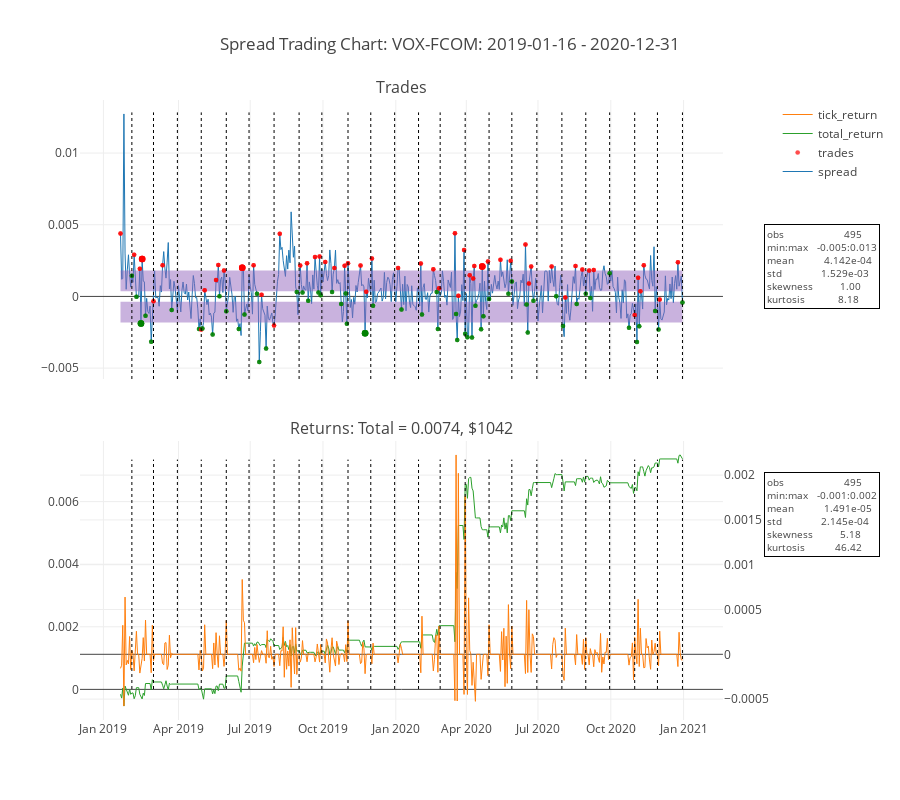

Source (notebook cell):
### Markdown cell above
#### Parameters
* Capital of $140,935
* Rolling 15-day average for the spreads
* `open_threshold` of 0.00181 - 80th percentile of absolute returns
* `close_threshold` of 0.00037 - 20th percentile of absolute returns

#### Results
* Resulted in a loss of 0.0071, $1,005
* Most of the profit was generated in a small number of trades in March of 2020

### Code cell
strategy_params = dict(
    pair=pairs[1],
    window=15,
    open_threshold=0.00181,
    close_threshold=0.00037,
    run=True,
    transact_cost_per_share = 0.01,
    closed_positions = [],
)
strategy_params["df_ticks"] = utils.get_ticks(strategy_params["pair"], df_data, strategy_params["window"])

strategy = utils.Strategy(**strategy_params)
strategy.plot()

### Figure 1 — Plotly figure (JSON) as saved in the notebook; plotly's stock layout.template omitted (floating-point values rounded to 4 significant figures; data arrays with more than 128 entries replaced by an {"elided": "..."} marker saying what was removed)
{"data": [{"line": {"width": 1}, "name": "spread", "type": "scatter", "x": {"elided": "495 str values"}, "xaxis": "x", "y": {"elided": "495 float values"}, "yaxis": "y"}, {"hoverinfo": "skip", "line": {"width": 0}, "name": "close_threshold", "showlegend": false, "type": "scatter", "x": {"elided": "495 str values"}, "xaxis": "x", "y": {"elided": "495 float values"}, "yaxis": "y"}, {"fill": "tonexty", "hoverinfo": "skip", "line": {"color": "#9467BD", "width": 0}, "name": "open_threshold", "showlegend": false, "type": "scatter", "x": {"elided": "495 str values"}, "xaxis": "x", "y": {"elided": "495 float values"}, "yaxis": "y"}, {"hoverinfo": "skip", "line": {"width": 0}, "name": "close_threshold", "showlegend": false, "type": "scatter", "x": {"elided": "495 str values"}, "xaxis": "x", "y": {"elided": "495 float values"}, "yaxis": "y"}, {"fill": "tonexty", "hoverinfo": "skip", "line": {"color": "#9467BD", "width": 0}, "name": "open_threshold", "showlegend": false, "type": "scatter", "x": {"elided": "495 str values"}, "xaxis": "x", "y": {"elided": "495 float values"}, "yaxis": "y"}, {"hovertemplate": "%{text}", "marker": {"color": {"elided": "236 str values"}, "line": {"width": 0}, "size": {"elided": "236 float values"}}, "mode": "markers", "name": "trades", "text": {"elided": "236 str values"}, "type": "scatter", "x": {"elided": "236 str values"}, "xaxis": "x", "y": {"elided": "236 float values"}, "yaxis": "y"}, {"line": {"color": "#2CA02C", "width": 1}, "name": "total_return", "type": "scatter", "x": {"elided": "495 str values"}, "xaxis": "x2", "y": {"elided": "495 float values"}, "yaxis": "y3"}, {"line": {"color": "#FF7F0E", "width": 1}, "name": "tick_return", "type": "scatter", "x": {"elided": "495 str values"}, "xaxis": "x2", "y": {"elided": "495 float values"}, "yaxis": "y4"}], "layout": {"annotations": [{"font": {"size": 16}, "showarrow": false, "text": "Trades", "x": 0.47, "xanchor": "center", "xref": "paper", "y": 1, "yanchor": "bottom", "yref": "paper"}, {"font": {"size": 16}, "showarrow": false, "text": "Returns: Total = 0.0074, $1042", "x": 0.47, "xanchor": "center", "xref": "paper", "y": 0.45, "yanchor": "bottom", "yref": "paper"}, {"align": "left", "bgcolor": "white", "bordercolor": "black", "borderpad": 2, "borderwidth": 1, "font": {"size": 10}, "showarrow": false, "text": "obs                    495<br>min:max   -0.001:0.002<br>mean          1.491e-05<br>std             2.145e-04<br>skewness         5.18<br>kurtosis          46.42", "x": 1, "xanchor": "left", "xref": "paper", "y": 0.4, "yanchor": "top", "yref": "paper"}, {"align": "left", "bgcolor": "white", "bordercolor": "black", "borderpad": 2, "borderwidth": 1, "font": {"size": 10}, "showarrow": false, "text": "obs                    495<br>min:max   -0.005:0.013<br>mean          4.142e-04<br>std             1.529e-03<br>skewness         1.00<br>kurtosis           8.18", "x": 1, "xanchor": "left", "xref": "paper", "y": 0.8, "yanchor": "top", "yref": "paper"}], "autosize": true, "height": 800, "hoverlabel": {"font": {"family": "Courier New, monospace"}}, "shapes": [{"line": {"dash": "dot", "width": 1}, "type": "line", "x0": "2019-01-31", "x1": "2019-01-31", "xref": "x", "y0": 0.55, "y1": 0.98, "yref": "paper"}, {"line": {"dash": "dot", "width": 1}, "type": "line", "x0": "2019-01-31", "x1": "2019-01-31", "xref": "x", "y0": 0.05, "y1": 0.42, "yref": "paper"}, {"line": {"dash": "dot", "width": 1}, "type": "line", "x0": "2019-02-28", "x1": "2019-02-28", "xref": "x", "y0": 0.55, "y1": 0.98, "yref": "paper"}, {"line": {"dash": "dot", "width": 1}, "type": "line", "x0": "2019-02-28", "x1": "2019-02-28", "xref": "x", "y0": 0.05, "y1": 0.42, "yref": "paper"}, {"line": {"dash": "dot", "width": 1}, "type": "line", "x0": "2019-03-29", "x1": "2019-03-29", "xref": "x", "y0": 0.55, "y1": 0.98, "yref": "paper"}, {"line": {"dash": "dot", "width": 1}, "type": "line", "x0": "2019-03-29", "x1": "2019-03-29", "xref": "x", "y0": 0.05, "y1": 0.42, "yref": "paper"}, {"line": {"dash": "dot", "width": 1}, "type": "line", "x0": "2019-04-30", "x1": "2019-04-30", "xref": "x", "y0": 0.55, "y1": 0.98, "yref": "paper"}, {"line": {"dash": "dot", "width": 1}, "type": "line", "x0": "2019-04-30", "x1": "2019-04-30", "xref": "x", "y0": 0.05, "y1": 0.42, "yref": "paper"}, {"line": {"dash": "dot", "width": 1}, "type": "line", "x0": "2019-05-31", "x1": "2019-05-31", "xref": "x", "y0": 0.55, "y1": 0.98, "yref": "paper"}, {"line": {"dash": "dot", "width": 1}, "type": "line", "x0": "2019-05-31", "x1": "2019-05-31", "xref": "x", "y0": 0.05, "y1": 0.42, "yref": "paper"}, {"line": {"dash": "dot", "width": 1}, "type": "line", "x0": "2019-06-28", "x1": "2019-06-28", "xref": "x", "y0": 0.55, "y1": 0.98, "yref": "paper"}, {"line": {"dash": "dot", "width": 1}, "type": "line", "x0": "2019-06-28", "x1": "2019-06-28", "xref": "x", "y0": 0.05, "y1": 0.42, "yref": "paper"}, {"line": {"dash": "dot", "width": 1}, "type": "line", "x0": "2019-07-31", "x1": "2019-07-31", "xref": "x", "y0": 0.55, "y1": 0.98, "yref": "paper"}, {"line": {"dash": "dot", "width": 1}, "type": "line", "x0": "2019-07-31", "x1": "2019-07-31", "xref": "x", "y0": 0.05, "y1": 0.42, "yref": "paper"}, {"line": {"dash": "dot", "width": 1}, "type": "line", "x0": "2019-08-30", "x1": "2019-08-30", "xref": "x", "y0": 0.55, "y1": 0.98, "yref": "paper"}, {"line": {"dash": "dot", "width": 1}, "type": "line", "x0": "2019-08-30", "x1": "2019-08-30", "xref": "x", "y0": 0.05, "y1": 0.42, "yref": "paper"}, {"line": {"dash": "dot", "width": 1}, "type": "line", "x0": "2019-09-30", "x1": "2019-09-30", "xref": "x", "y0": 0.55, "y1": 0.98, "yref": "paper"}, {"line": {"dash": "dot", "width": 1}, "type": "line", "x0": "2019-09-30", "x1": "2019-09-30", "xref": "x", "y0": 0.05, "y1": 0.42, "yref": "paper"}, {"line": {"dash": "dot", "width": 1}, "type": "line", "x0": "2019-10-31", "x1": "2019-10-31", "xref": "x", "y0": 0.55, "y1": 0.98, "yref": "paper"}, {"line": {"dash": "dot", "width": 1}, "type": "line", "x0": "2019-10-31", "x1": "2019-10-31", "xref": "x", "y0": 0.05, "y1": 0.42, "yref": "paper"}, {"line": {"dash": "dot", "width": 1}, "type": "line", "x0": "2019-11-29", "x1": "2019-11-29", "xref": "x", "y0": 0.55, "y1": 0.98, "yref": "paper"}, {"line": {"dash": "dot", "width": 1}, "type": "line", "x0": "2019-11-29", "x1": "2019-11-29", "xref": "x", "y0": 0.05, "y1": 0.42, "yref": "paper"}, {"line": {"dash": "dot", "width": 1}, "type": "line", "x0": "2019-12-31", "x1": "2019-12-31", "xref": "x", "y0": 0.55, "y1": 0.98, "yref": "paper"}, {"line": {"dash": "dot", "width": 1}, "type": "line", "x0": "2019-12-31", "x1": "2019-12-31", "xref": "x", "y0": 0.05, "y1": 0.42, "yref": "paper"}, {"line": {"dash": "dot", "width": 1}, "type": "line", "x0": "2020-01-31", "x1": "2020-01-31", "xref": "x", "y0": 0.55, "y1": 0.98, "yref": "paper"}, {"line": {"dash": "dot", "width": 1}, "type": "line", "x0": "2020-01-31", "x1": "2020-01-31", "xref": "x", "y0": 0.05, "y1": 0.42, "yref": "paper"}, {"line": {"dash": "dot", "width": 1}, "type": "line", "x0": "2020-02-28", "x1": "2020-02-28", "xref": "x", "y0": 0.55, "y1": 0.98, "yref": "paper"}, {"line": {"dash": "dot", "width": 1}, "type": "line", "x0": "2020-02-28", "x1": "2020-02-28", "xref": "x", "y0": 0.05, "y1": 0.42, "yref": "paper"}, {"line": {"dash": "dot", "width": 1}, "type": "line", "x0": "2020-03-31", "x1": "2020-03-31", "xref": "x", "y0": 0.55, "y1": 0.98, "yref": "paper"}, {"line": {"dash": "dot", "width": 1}, "type": "line", "x0": "2020-03-31", "x1": "2020-03-31", "xref": "x", "y0": 0.05, "y1": 0.42, "yref": "paper"}, {"line": {"dash": "dot", "width": 1}, "type": "line", "x0": "2020-04-30", "x1": "2020-04-30", "xref": "x", "y0": 0.55, "y1": 0.98, "yref": "paper"}, {"line": {"dash": "dot", "width": 1}, "type": "line", "x0": "2020-04-30", "x1": "2020-04-30", "xref": "x", "y0": 0.05, "y1": 0.42, "yref": "paper"}, {"line": {"dash": "dot", "width": 1}, "type": "line", "x0": "2020-05-29", "x1": "2020-05-29", "xref": "x", "y0": 0.55, "y1": 0.98, "yref": "paper"}, {"line": {"dash": "dot", "width": 1}, "type": "line", "x0": "2020-05-29", "x1": "2020-05-29", "xref": "x", "y0": 0.05, "y1": 0.42, "yref": "paper"}, {"line": {"dash": "dot", "width": 1}, "type": "line", "x0": "2020-06-30", "x1": "2020-06-30", "xref": "x", "y0": 0.55, "y1": 0.98, "yref": "paper"}, {"line": {"dash": "dot", "width": 1}, "type": "line", "x0": "2020-06-30", "x1": "2020-06-30", "xref": "x", "y0": 0.05, "y1": 0.42, "yref": "paper"}, {"line": {"dash": "dot", "width": 1}, "type": "line", "x0": "2020-07-31", "x1": "2020-07-31", "xref": "x", "y0": 0.55, "y1": 0.98, "yref": "paper"}, {"line": {"dash": "dot", "width": 1}, "type": "line", "x0": "2020-07-31", "x1": "2020-07-31", "xref": "x", "y0": 0.05, "y1": 0.42, "yref": "paper"}, {"line": {"dash": "dot", "width": 1}, "type": "line", "x0": "2020-08-31", "x1": "2020-08-31", "xref": "x", "y0": 0.55, "y1": 0.98, "yref": "paper"}, {"line": {"dash": "dot", "width": 1}, "type": "line", "x0": "2020-08-31", "x1": "2020-08-31", "xref": "x", "y0": 0.05, "y1": 0.42, "yref": "paper"}, {"line": {"dash": "dot", "width": 1}, "type": "line", "x0": "2020-09-30", "x1": "2020-09-30", "xref": "x", "y0": 0.55, "y1": 0.98, "yref": "paper"}, {"line": {"dash": "dot", "width": 1}, "type": "line", "x0": "2020-09-30", "x1": "2020-09-30", "xref": "x", "y0": 0.05, "y1": 0.42, "yref": "paper"}, {"line": {"dash": "dot", "width": 1}, "type": "line", "x0": "2020-10-30", "x1": "2020-10-30", "xref": "x", "y0": 0.55, "y1": 0.98, "yref": "paper"}, {"line": {"dash": "dot", "width": 1}, "type": "line", "x0": "2020-10-30", "x1": "2020-10-30", "xref": "x", "y0": 0.05, "y1": 0.42, "yref": "paper"}, {"line": {"dash": "dot", "width": 1}, "type": "line", "x0": "2020-11-30", "x1": "2020-11-30", "xref": "x", "y0": 0.55, "y1": 0.98, "yref": "paper"}, {"line": {"dash": "dot", "width": 1}, "type": "line", "x0": "2020-11-30", "x1": "2020-11-30", "xref": "x", "y0": 0.05, "y1": 0.42, "yref": "paper"}, {"line": {"dash": "dot", "width": 1}, "type": "line", "x0": "2020-12-31", "x1": "2020-12-31", "xref": "x", "y0": 0.55, "y1": 0.98, "yref": "paper"}, {"line": {"dash": "dot", "width": 1}, "type": "line", "x0": "2020-12-31", "x1": "2020-12-31", "xref": "x", "y0": 0.05, "y1": 0.42, "yref": "paper"}], "title": {"text": "Spread Trading Chart: VOX-FCOM: 2019-01-16 - 2020-12-31"}, "xaxis": {"anchor": "y", "domain": [0, 0.94], "matches": "x2", "rangebreaks": [{"values": {"elided": "221 str values"}}], "showticklabels": false}, "xaxis2": {"anchor": "y3", "domain": [0, 0.94], "rangebreaks": [{"values": {"elided": "221 str values"}}]}, "yaxis": {"anchor": "x", "domain": [0.55, 1]}, "yaxis2": {"anchor": "x", "overlaying": "y", "side": "right"}, "yaxis3": {"anchor": "x2", "domain": [0, 0.45]}, "yaxis4": {"anchor": "x2", "overlaying": "y3", "side": "right"}}}
